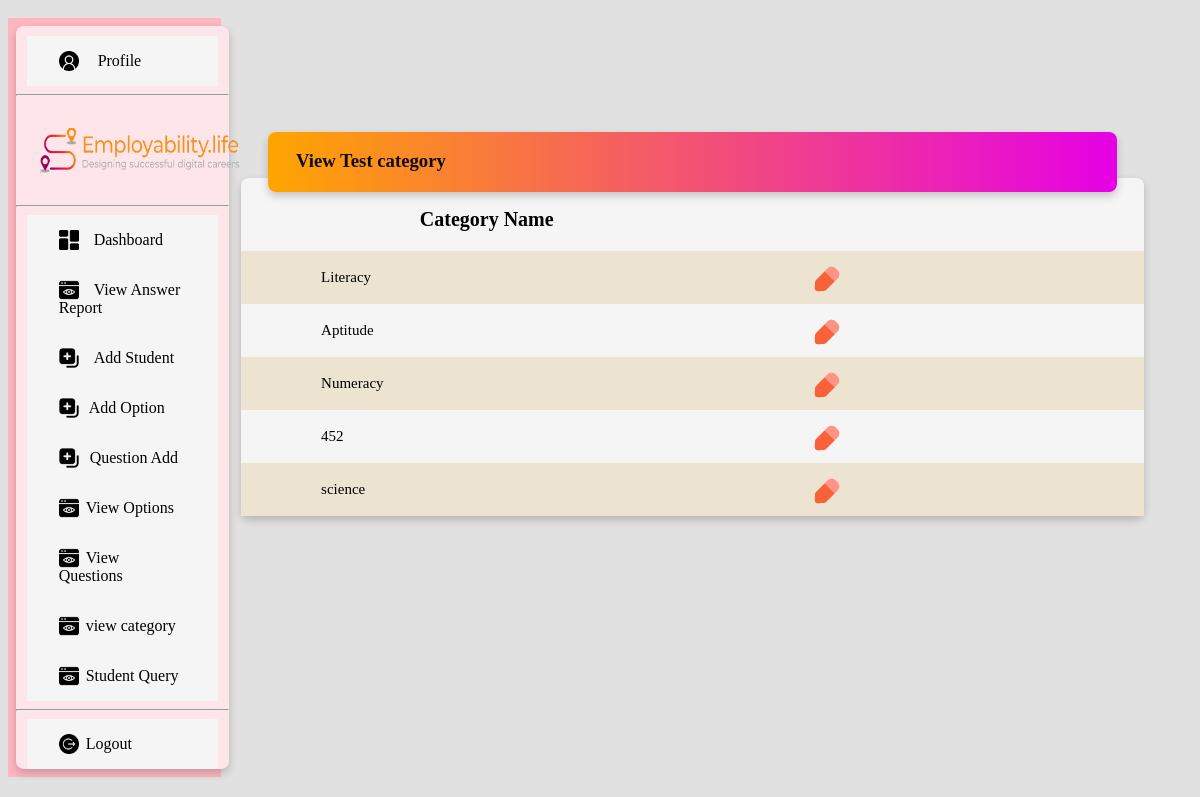
/viewcategory/, run on an earlier commit of the app's database.
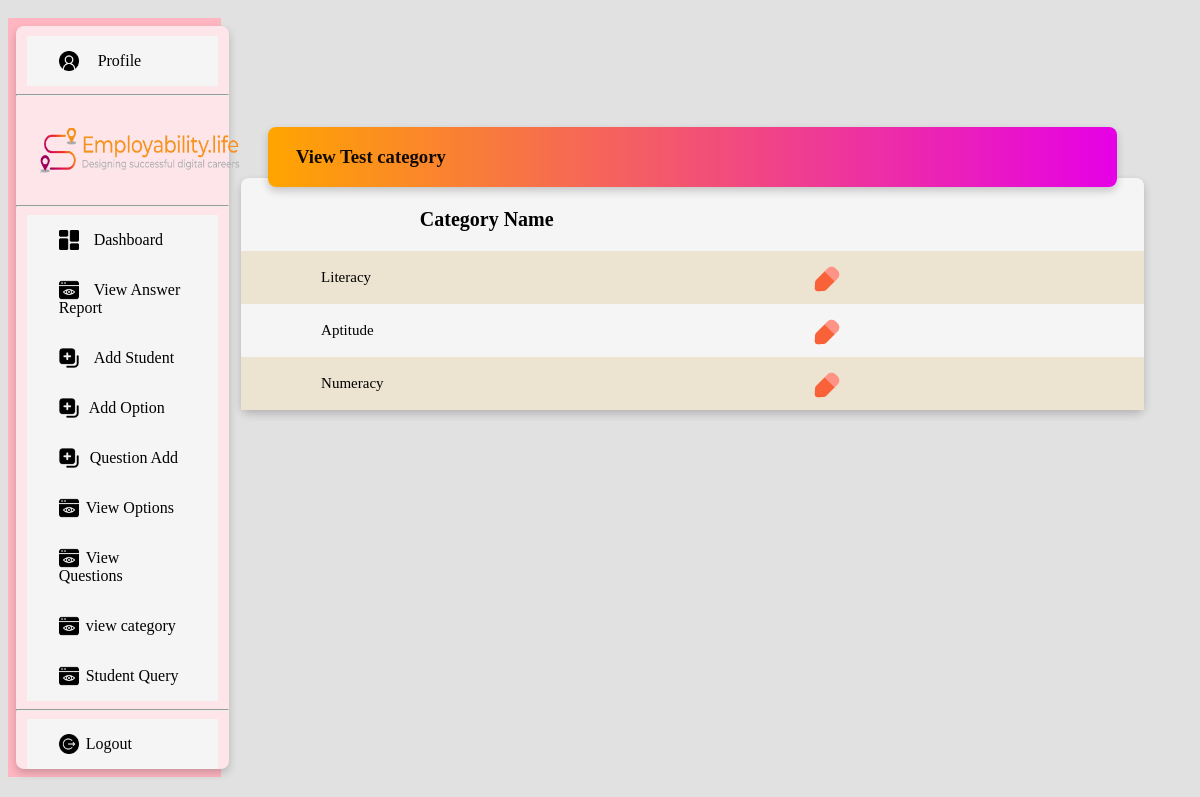
And on a later commit of the database.
### quiz/models.py (models this page shows)
class Testcategory(models.Model):
    name=models.CharField(max_length=280,default="",blank=True,null=True)
    def __str__(self):
        return self.name

### quiz/views.py (the view)
# urls.py: path('viewcategory/',view_category,name='viewcategory'),
def view_category(request):
    obj=Testcategory.objects.all()
    return render(request,'view_category.html',{'obj':obj})

### quiz/templates/view_category.html (shortened to what this page needs)
{% extends 'admin_base.html' %}
{% load static %}
{% block content %}
            <div class="viewtabledrd">
                <div class="card table viewtbl">
                    <div class="card viewtest">
                        <h3 class="tableheading" style="font-weight: bold;">&nbsp &nbsp &nbsp View Test category</h3>
                    </div>
                    <table>
                        <tr>
                            <th>Category Name</th>
                        </tr>
                        {% for i in obj %}
                        <tr>
                            <td>{{i}}</td>
                            <td>
                                <a href="{% url 'editcategory' i.id %}"><img src="{% static 'icon/edit.png' %}" height="30px" width="30px"></a>
                            </td>
                        </tr>
                        {% endfor %}
                    </table>
{% endblock %}

What changed in the data, as far as the page shows it:
removed Testcategory: name "452"
removed Testcategory: name "science"
